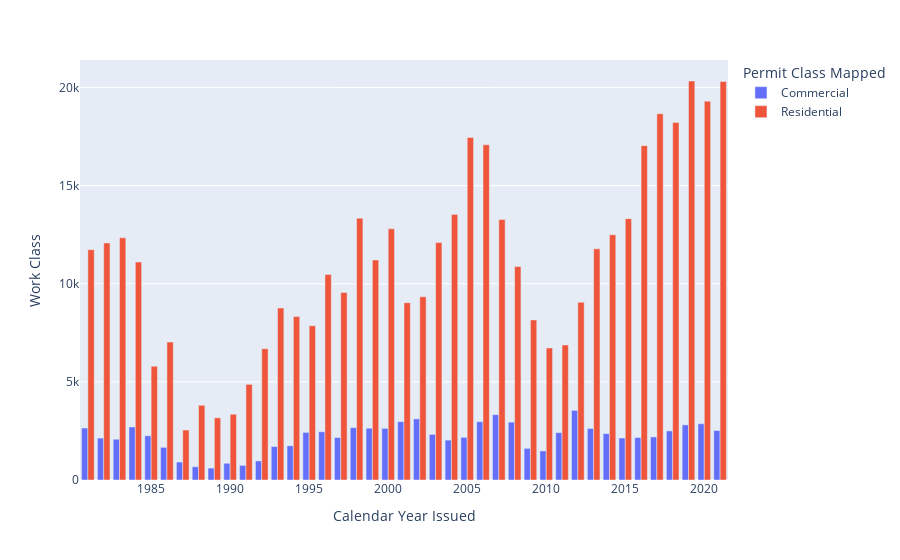

Notebook cell for this chart:
### Code cell
data=licences.groupby(['Calendar Year Issued','Permit Class Mapped'])['Work Class'].count().to_frame()
data.reset_index(inplace=True)
fig = px.bar(data, x="Calendar Year Issued", y="Work Class",color="Permit Class Mapped",barmode="group")
fig.show()

### Figure 1 — Plotly figure (JSON) as saved in the notebook; plotly's stock layout.template omitted (floating-point values rounded to 4 significant figures)
{"data": [{"alignmentgroup": "True", "hovertemplate": "Permit Class Mapped=Commercial<br>Calendar Year Issued=%{x}<br>Work Class=%{y}<extra></extra>", "legendgroup": "Commercial", "marker": {"color": "#636efa"}, "name": "Commercial", "offsetgroup": "Commercial", "orientation": "v", "showlegend": true, "textposition": "auto", "type": "bar", "x": [1981, 1982, 1983, 1984, 1985, 1986, 1987, 1988, 1989, 1990, 1991, 1992, 1993, 1994, 1995, 1996, 1997, 1998, 1999, 2000, 2001, 2002, 2003, 2004, 2005, 2006, 2007, 2008, 2009, 2010, 2011, 2012, 2013, 2014, 2015, 2016, 2017, 2018, 2019, 2020, 2021], "xaxis": "x", "y": [2649, 2135, 2077, 2702, 2255, 1663, 916, 675, 607, 852, 747, 972, 1706, 1744, 2426, 2459, 2162, 2666, 2638, 2630, 2974, 3114, 2324, 2033, 2173, 2972, 3329, 2948, 1612, 1481, 2414, 3546, 2625, 2364, 2140, 2165, 2197, 2502, 2809, 2865, 2522], "yaxis": "y"}, {"alignmentgroup": "True", "hovertemplate": "Permit Class Mapped=Residential<br>Calendar Year Issued=%{x}<br>Work Class=%{y}<extra></extra>", "legendgroup": "Residential", "marker": {"color": "#EF553B"}, "name": "Residential", "offsetgroup": "Residential", "orientation": "v", "showlegend": true, "textposition": "auto", "type": "bar", "x": [1981, 1982, 1983, 1984, 1985, 1986, 1987, 1988, 1989, 1990, 1991, 1992, 1993, 1994, 1995, 1996, 1997, 1998, 1999, 2000, 2001, 2002, 2003, 2004, 2005, 2006, 2007, 2008, 2009, 2010, 2011, 2012, 2013, 2014, 2015, 2016, 2017, 2018, 2019, 2020, 2021], "xaxis": "x", "y": [11739, 12078, 12341, 11112, 5797, 7030, 2548, 3808, 3169, 3350, 4874, 6691, 8765, 8329, 7858, 10473, 9557, 13337, 11212, 12798, 9036, 9337, 12097, 13535, 17455, 17079, 13274, 10875, 8156, 6727, 6881, 9058, 11780, 12498, 13318, 17037, 18662, 18222, 20332, 19304, 20309], "yaxis": "y"}], "layout": {"barmode": "group", "legend": {"title": {"text": "Permit Class Mapped"}, "tracegroupgap": 0}, "margin": {"t": 60}, "xaxis": {"anchor": "y", "domain": [0, 1], "title": {"text": "Calendar Year Issued"}}, "yaxis": {"anchor": "x", "domain": [0, 1], "title": {"text": "Work Class"}}}}
